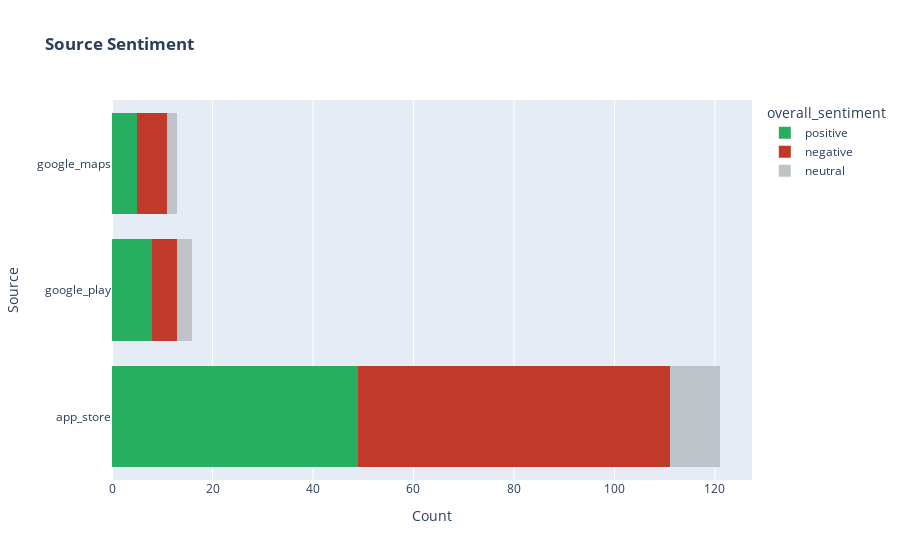

This figure's notebook cell:
### Markdown cell above
#### Source Sentiment

### Code cell
fig4 = px.histogram(final, y='source', color='overall_sentiment',
                   title='<b>Source Sentiment</b>',
                   barmode='stack',
                   color_discrete_map={
                       'positive': '#27ae60',
                       'negative': '#c0392b',
                       'neutral': '#bdc3c7'
                   })
fig4.update_layout(xaxis_title='Count', yaxis_title='Source')

### Figure 1 — Plotly figure (JSON) as saved in the notebook; plotly's stock layout.template omitted (floating-point values rounded to 4 significant figures)
{"data": [{"bingroup": "y", "hovertemplate": "overall_sentiment=positive<br>count=%{x}<br>source=%{y}<extra></extra>", "legendgroup": "positive", "marker": {"color": "#27ae60", "pattern": {"shape": ""}}, "name": "positive", "orientation": "h", "showlegend": true, "type": "histogram", "xaxis": "x", "y": ["app_store", "app_store", "app_store", "app_store", "app_store", "google_play", "app_store", "app_store", "google_maps", "app_store", "app_store", "google_maps", "app_store", "app_store", "app_store", "app_store", "app_store", "app_store", "app_store", "app_store", "google_play", "app_store", "google_maps", "google_maps", "app_store", "google_play", "google_play", "app_store", "google_maps", "app_store", "app_store", "app_store", "app_store", "app_store", "app_store", "app_store", "google_play", "google_play", "app_store", "app_store", "app_store", "app_store", "app_store", "app_store", "app_store", "app_store", "app_store", "app_store", "app_store", "google_play", "app_store", "app_store", "app_store", "app_store", "app_store", "app_store", "app_store", "app_store", "app_store", "app_store", "app_store", "google_play"], "yaxis": "y"}, {"bingroup": "y", "hovertemplate": "overall_sentiment=negative<br>count=%{x}<br>source=%{y}<extra></extra>", "legendgroup": "negative", "marker": {"color": "#c0392b", "pattern": {"shape": ""}}, "name": "negative", "orientation": "h", "showlegend": true, "type": "histogram", "xaxis": "x", "y": ["app_store", "app_store", "app_store", "app_store", "app_store", "app_store", "app_store", "app_store", "app_store", "app_store", "app_store", "app_store", "app_store", "app_store", "app_store", "google_maps", "app_store", "app_store", "app_store", "app_store", "app_store", "app_store", "app_store", "app_store", "app_store", "app_store", "app_store", "google_maps", "app_store", "app_store", "google_maps", "app_store", "app_store", "app_store", "app_store", "app_store", "google_play", "app_store", "app_store", "google_play", "app_store", "app_store", "app_store", "app_store", "app_store", "app_store", "google_maps", "app_store", "app_store", "google_play", "app_store", "app_store", "app_store", "app_store", "app_store", "app_store", "app_store", "app_store", "google_play", "app_store", "app_store", "app_store", "google_play", "app_store", "google_maps", "app_store", "google_maps", "app_store", "app_store", "app_store", "app_store", "app_store", "app_store"], "yaxis": "y"}, {"bingroup": "y", "hovertemplate": "overall_sentiment=neutral<br>count=%{x}<br>source=%{y}<extra></extra>", "legendgroup": "neutral", "marker": {"color": "#bdc3c7", "pattern": {"shape": ""}}, "name": "neutral", "orientation": "h", "showlegend": true, "type": "histogram", "xaxis": "x", "y": ["app_store", "app_store", "google_maps", "google_maps", "app_store", "app_store", "google_play", "app_store", "app_store", "app_store", "google_play", "app_store", "google_play", "app_store", "app_store"], "yaxis": "y"}], "layout": {"barmode": "stack", "legend": {"title": {"text": "overall_sentiment"}, "tracegroupgap": 0}, "title": {"text": "<b>Source Sentiment</b>"}, "xaxis": {"anchor": "y", "domain": [0, 1], "title": {"text": "Count"}}, "yaxis": {"anchor": "x", "domain": [0, 1], "title": {"text": "Source"}}}}
